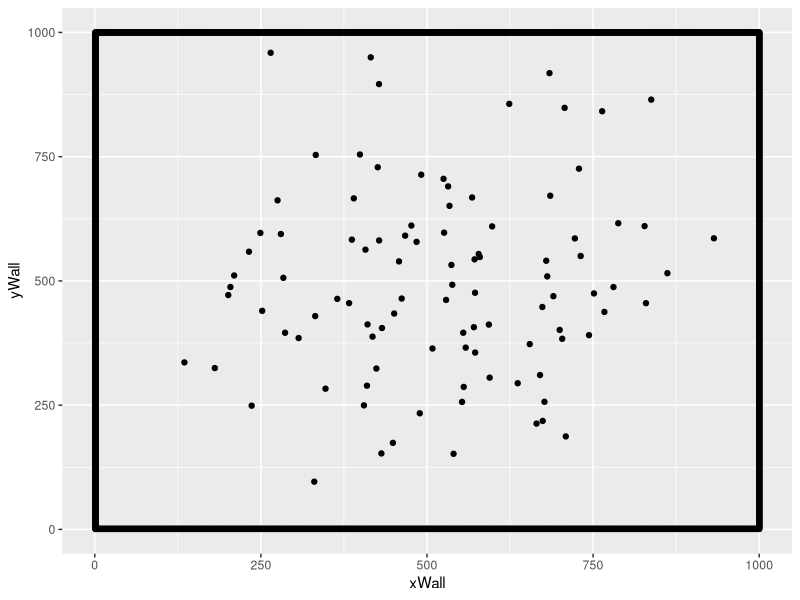
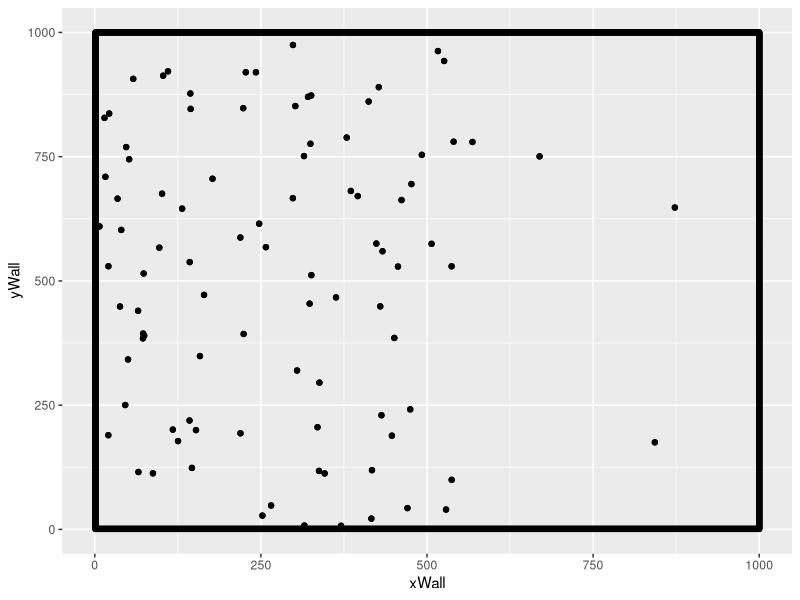

R code for these plots, in order:
# Author: Gabriel Dell'Accio
# The following is a 2D variant of the Reynolds Boid model.
# LIBRARIES:
library(ggplot2)

# ARENA PARAMETERS:
# Set if equal height and width
size <- 1000.0

centerCor <- rep(size/2,2)

xVal <- size
yVal <- size

nIndividuals <- 100 
swarmCohesion <- 0.5
swarmAvoidance <- 0.5
baseMovementRate <- 4
densitySensitivity <- 75
spatialDistribution <- 150
thetaDistribution <- 50
step.iterations <- 200

# Create the arena using the arena.data frame.
create.arena <- function(xLength, yLength) {
  xLimit <- xLength 
  yLimit <- yLength
  
  arena.Data <<- data.frame(
    yWall = rep(1,yLimit),
    xWall = c(1:xLimit),
    xNorthWall = c(1:xLimit),
    yNorthWall = rep(yLimit,yLimit)
  )

  # Creating Arena Borders
  arena <- ggplot(data = arena.Data, aes(x=xWall,y=yWall))
  arena <- arena + geom_point() +  ylim(1,yLimit) + xlim(1,xLimit) + geom_point(aes(xNorthWall,yNorthWall)) + geom_point(aes(rep(1,xLimit),c(1:yLimit))) + geom_point(aes(rep(xLimit,xLimit),c(1:yLimit)))

  return(arena)
}
arenaSim <- create.arena(xVal, yVal)

# Initialize the swarm population using mean values.
initialize.swarm <- function(cohesion, avoidance, spatial.distribution.factor, theta.distribution.factor ,coordinateLocation) {
    arena.Data$index <<- c(1:nIndividuals)
    arena.Data$swarm.cohesion <<- rep(swarmCohesion,nIndividuals)
    arena.Data$swarm.avoidance <<- rep(swarmAvoidance,nIndividuals)
    arena.Data$xPosition <<- rep(NA, xVal)
    arena.Data$yPosition <<- rep(NA, yVal)
    arena.Data$theta <<- rep(NA, xVal)
  
  for(var in 1:nIndividuals) {
    arena.Data$xPosition[var] <<- rnorm(1, mean=coordinateLocation[1], sd=spatial.distribution.factor + 50)
    arena.Data$yPosition[var] <<- rnorm(1, mean=coordinateLocation[2], sd=spatial.distribution.factor + 50)
    arena.Data$theta[var] <<- rnorm(1, mean = 180, sd= theta.distribution.factor + 5)
  }
}

# Display the swarm in the 2D arena.
initialize.swarm(swarmCohesion, swarmAvoidance, spatialDistribution, thetaDistribution, centerCor)

# Function that updates the current arena with the swarm's current location.
display.swarm <- function() {
  return(arenaSim + geom_point(aes(arena.Data$xPosition, arena.Data$yPosition)))
}

arenaSim <- display.swarm()
arenaSim


# Function to determine an individual's sensed density value.
determine.density <- function(senseHeight, senseWidth, locationX, locationY) {

  nTotalPositions <- ((senseHeight * senseWidth) * 4)

  startX <- locationX - senseWidth
  # print(paste("Start x: ", startX))

  endX <- locationX + senseWidth
  # print(paste("End x: ", endX))

  startY <- locationY - senseHeight
  endY <- locationY + senseHeight

  numberOfIndividualsPresent <- 0


  count <- 1
  for(indOne in 1:nIndividuals) {

    if((arena.Data$xPosition[count] <= endX) && (arena.Data$xPosition[count] >= startX)) {

      # print(paste("xposition: ", arena.Data$xPosition[count]))

      if((arena.Data$yPosition[count] <= endY) && (arena.Data$yPosition[count] >= startY)) {
        numberOfIndividualsPresent <- numberOfIndividualsPresent + 1
      }
    }

    count <- count + 1
  }

  # print(paste("Number of indviduals in space: ", numberOfIndividualsPresent))
  # print(paste("total positions: ", nTotalPositions))
  finalDensity <- ((numberOfIndividualsPresent / nTotalPositions)  + (numberOfIndividualsPresent/nIndividuals))
  return(finalDensity)

}

# Determines the density value for each agent in the swarm.
find.Neighbors <- function() {
  count <- 1
  for (var in 1:nIndividuals) {
    result <- determine.density(densitySensitivity,densitySensitivity,arena.Data$xPosition[count], arena.Data$yPosition[count])
    # print(result)
    arena.Data$Density[count] <<- result 
    count <- count + 1
  }
}
find.Neighbors()

densityTotal <- 0
tempDensityArray <- c()

for(var in 1:nIndividuals) {
  densityTotal <- densityTotal + arena.Data$Density[var] 
  tempDensityArray[var] <- arena.Data$Density[var] 
}

meanDensity <- (densityTotal / nIndividuals) 
sdDensity <- (sd(tempDensityArray)) 

# Function used to determine how far from the mean an individuals density score is.
sdDistance <- function(value, mean, sd) {
  temp <- abs(mean - value) %/% sd
  return(temp)
}

# Assign individual density values.
determine.density.distance <- function(mean, sd) {
 for (var in 1:nIndividuals){
   arena.Data$DensityDistance[var] <<- sdDistance(arena.Data$Density[var], mean, sd)
 }
}

determine.density.distance(meanDensity, sdDensity)

# Function for converting degrees to radians, used in computing the new X,Y coor for each agent.
degreeToRadians <- function(angle) {
  return(pi * angle / 180);
} 

# Computes the next x,y coor for x individual in the swarm based on its density reading.
compute.nextPos <- function(var) {

    if ((arena.Data$DensityDistance[var]) == 0) {
        movementRate <- baseMovementRate/3
    } else if (arena.Data$DensityDistance[var] == 1) {
        movementRate <- baseMovementRate
    } else if (arena.Data$DensityDistance[var] == 2) {
        movementRate <- baseMovementRate + 2
    } else { 
        movementRate <- baseMovementRate + 4
    }
     
    newX = arena.Data$xPosition[var] + (movementRate * cos(degreeToRadians(arena.Data$theta[var])))
    newY = arena.Data$yPosition[var] + (movementRate * sin(degreeToRadians(arena.Data$theta[var])))


    ## Collision with walls
    if((newX >= size) || (newX <= 0)) {
      arena.Data$theta[var] <<- abs(180 - arena.Data$theta[var]) 
      newX = arena.Data$xPosition[var] + (movementRate * cos(degreeToRadians(arena.Data$theta[var])))
    } else {
      newX = arena.Data$xPosition[var] + (movementRate * cos(degreeToRadians(arena.Data$theta[var])))
    } 
  
    if((newY >= size) || (newY <= 0)) {
      arena.Data$theta[var] <<- abs(180 - arena.Data$theta[var]) 
      newY = arena.Data$yPosition[var] + (movementRate * sin(degreeToRadians(arena.Data$theta[var])))
    } else {
      newY = arena.Data$yPosition[var] + (movementRate * sin(degreeToRadians(arena.Data$theta[var])))
    }    

  nextPos <- c(newX, newY)

}
 
# moves each agent in the swarm a fixed distance in a direction based on its theta.
step.swarm <- function() {
  
  for (ind in 1:nIndividuals) {
    # Computes tehe next x,y position for the current individual.
    result <- compute.nextPos(ind) 
    arena.Data$xPosition[ind] <<- result[1]
    arena.Data$yPosition[ind] <<- result[2]
  }

  # Recalculate the sensed denisty value for each agent.
  find.Neighbors()

  # Process density data.
  densityTotal <- 0
  tempDensityArray <- c()

  for(var in 1:nIndividuals) {
    densityTotal <- densityTotal + arena.Data$Density[var] 
    tempDensityArray[var] <- arena.Data$Density[var] 
  }

  meanDensity <- (densityTotal / nIndividuals) 
  sdDensity <- (sd(tempDensityArray)) 
  
  # Assign a density distance to each individual.
  determine.density.distance(meanDensity, sdDensity)
}


# Applys the step function n step.iterations.
run.simulation <- function() {
  for(run in 1:step.iterations) {
    step.swarm()
  }
}
run.simulation()

# Display the swarm after running simulation.
arenaSim <- display.swarm()
arenaSim


# This function runs a step of the simulation in which:
  # - Each agent asses how close it is to other agents 
  # - Each agent determines where it will move next
# step.swarm <- function() {

#   # temp.Data <- data.frame(
#   #   index <- c(1:nIndividuals),
#   #   nextX <- rep(0,nIndividuals),
#   #   nextY <- rep(0,nIndividuals),
#   #   nextTheta <- rep(0, nIndividuals)
#   # ) 
# }

# BEHAVIOR PRIMITIVES:

# # HEATMAP GENERATION
# # Assign a value to a location given how far away it is from the center. The farther the smaller the value.
# assign.location.value <- function(center, currentLocation, distribution.type) {
#   rowDiff <- abs(center[1] - currentLocation[1])
#   columnDiff <- abs(center[2] - currentLocation[2])
#   totalDifference <- rowDiff + columnDiff
#   scaledDifference <- 1 - (distribution.type(totalDifference)/distribution.type(center[1] * 2))
#   return(scaledDifference)
# }
# # Distribution of values around the center of the arena.
# value.distribution <- function(x) {
#   return(x^2)
# }
# # Generate heat map 
# create.heatmap <- function(arena.length, arena.width) {
#   centerArena <- c(arena.length/2, arena.width/2)
#   arena.heat.map <- matrix(nrow = arena.length, ncol = arena.width)
#   for(i in 1:arena.length) {
#     for(j in 1:arena.width) {
#       currentIndex <- c(i,j)
#       arena.heat.map[i,j] <- assign.location.value(centerArena, currentIndex, value.distribution)
#     }
#   }
#   return(arena.heat.map)
# }
# heat.map <- create.heatmap(xVal,yVal)


# Old way of interpreting theta direction

    # if ((arena.Data$DensityDistance[var]) == 0) {
    #     movementRate <- baseMovementRate/2
    # } else if (arena.Data$DensityDistance[var] == 1) {
    #     movementRate <- baseMovementRate
    # } else if (arena.Data$DensityDistance[var] == 2) {
    #     movementRate <- baseMovementRate + 2
    # } else { 
    #     movementRate <- baseMovementRate + 4
    # }
    
    # dirMult <- determineThetaDirection(arena.Data$theta[var])

    # if(((dirMult[1] * movementRate) + arena.Data$xPosition[var] >= size) || ((dirMult[1] * movementRate) + arena.Data$xPosition[var] <= 0)) {
    #   arena.Data$theta[var] <<- abs(180 - arena.Data$theta[var]) 
    #   dirMult <- determineThetaDirection(arena.Data$theta[var])
    #   arena.Data$xPosition[var] <<- (dirMult[1] * movementRate) + arena.Data$xPosition[var]
    #   } else {
    #     arena.Data$xPosition[var] <<- (dirMult[1] * movementRate) + arena.Data$xPosition[var]
    #   } 
  
    # if(((dirMult[2] * movementRate) + arena.Data$yPosition[var] >= size) || ((dirMult[2] * movementRate) + arena.Data$yPosition[var] <= 0)) {
    #   arena.Data$theta[var] <<- abs(180 - arena.Data$theta[var]) 
    #   dirMult <- determineThetaDirection(arena.Data$theta[var])
    #   arena.Data$yPosition[var] <<- (dirMult[2] * movementRate) + arena.Data$yPosition[var]
    # } else {
    #   arena.Data$yPosition[var] <<- (dirMult[2] * movementRate)  + arena.Data$yPosition[var]
    # }    

    # Translates a value 1-360 into x and y "direction"
# determineThetaDirection <- function(currentTheta) {
#   if ((currentTheta > 0) && (currentTheta < 90)) {
#     xDir <- 1
#     yDir <- -1
#     # REGION 1
#     # Down to the right, so y is decreasing, x is increasing.
#   } else if((currentTheta > 89) && (currentTheta < 91)) {
#     xDir <- 0
#     yDir <- -1
#     # DOWN
#     # Downwards, so y is decreasing, x stays the same.
#   } else if((currentTheta > 91)  && (currentTheta < 179)) {
#     xDir <- -1
#     yDir <- -1
#     # REGION 2
#     # Down to the left, so y is decreasing, x is decreasing.
#   } else if((currentTheta > 179.0) && (currentTheta < 181.00)) {
#     xDir <- -1
#     yDir <- 0
#     # LEFT
#     # To the left, so y is staying the same, x is decreasing.
#   } else if((currentTheta > 181.0) && (currentTheta < 269.0)) {
#     xDir <- -1
#     yDir <- 1
#     # REGION 3
#     # Upwards to the left, so Y is increasing, x is decreasing
#   } else if((currentTheta > 269.0) && (currentTheta < 271.0)) {
#     xDir <- 0
#     yDir <- 1
#     # UP
#     # Upwards, so x is staying the same, y is increasing
#   } else if(currentTheta > 271) {
#     xDir <- 1
#     yDir <- 1
#     # REGION 4
#     # Upwards to the right, so x is increaing, y is increasing
#   } else if(currentTheta >= 359.0 && currentTheta <= 360) {
#     xDir <- 1
#     yDir <- 0
#   }
#   result <- c(xDir,yDir)
#   return(result)
# }
